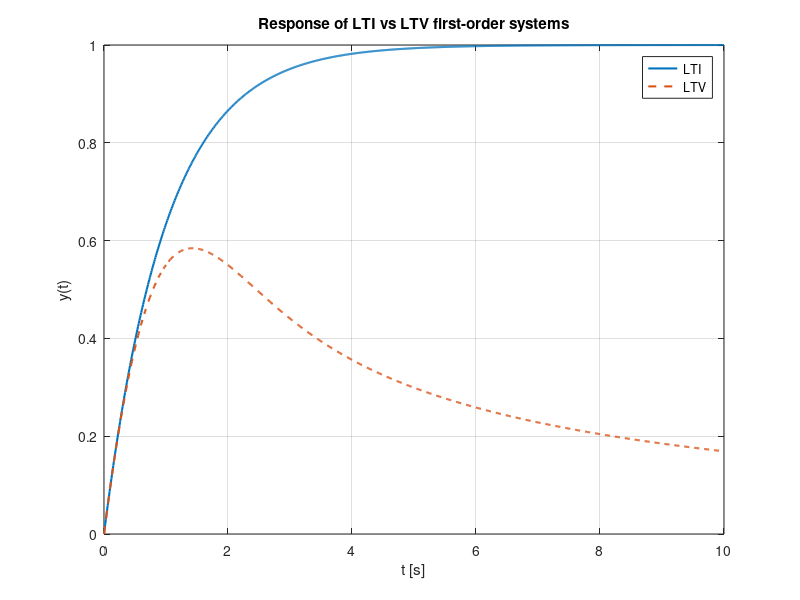

Write the MATLAB code that produced this figure.
% Time vector
t = linspace(0, 10, 1001);
u = ones(size(t));  % unit step

% LTI system: dy/dt + y = u
f_lti = @(t, y, u_val) (-y + u_val);

% LTV system: dy/dt + (1 + 0.5*t)*y = u
f_ltv = @(t, y, u_val) (-(1 + 0.5*t)*y + u_val);

% Simple forward Euler simulation
dt = t(2) - t(1);
y_lti = zeros(size(t));
y_ltv = zeros(size(t));

for k = 1:length(t)-1
    y_lti(k+1) = y_lti(k) + dt * f_lti(t(k), y_lti(k), u(k));
    y_ltv(k+1) = y_ltv(k) + dt * f_ltv(t(k), y_ltv(k), u(k));
end

figure;
plot(t, y_lti, 'LineWidth', 1.5); hold on;
plot(t, y_ltv, '--', 'LineWidth', 1.5);
xlabel('t [s]');
ylabel('y(t)');
legend('LTI', 'LTV');
grid on;
title('Response of LTI vs LTV first-order systems');

% In Simulink, one would construct equivalent diagrams using Integrator blocks
% and Gain blocks where the LTV coefficient is implemented as a time-varying block.
